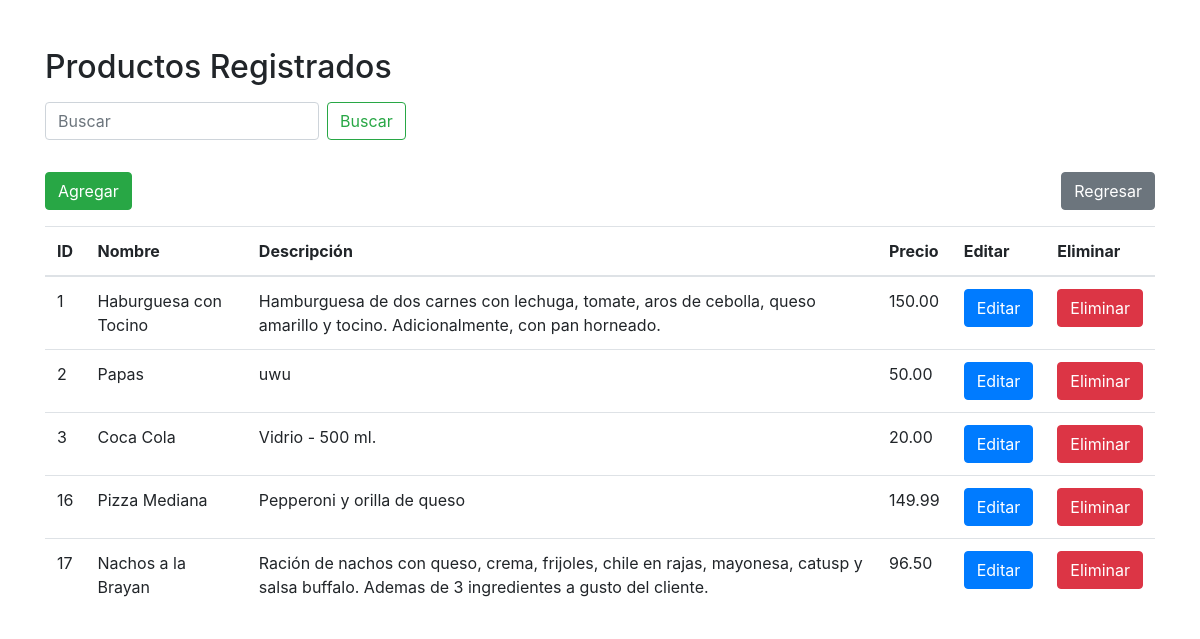
The app's page /visualizar_productos_admin.php with its own data.
### tables this page shows
CREATE TABLE `producto` (
  `IdProducto` int(11) NOT NULL,
  `NombreProducto` varchar(45) NOT NULL,
  `DescripcionProducto` varchar(200) NOT NULL,
  `PrecioProducto` decimal(10,2) NOT NULL
);

### app/conexion.inc.php (called while the page is built)
<?php
class conexion {
    private static $conexion;
    public static function abrir_conexion() {
        if (!isset(self::$conexion)) {
            try {
                include_once 'config.inc.php';
              self::$conexion = new PDO("mysql:host=$nombre_servidor; dbname=restaurante", $nombre_usuario, $password);
                self::$conexion ->setAttribute(PDO::ATTR_ERRMODE, PDO::ERRMODE_EXCEPTION);
                self::$conexion -> exec("SET CHARACTER SET utf8");
            } catch (PODExeption $ex){
                print "ERROR: " . $ex -> getMessage() . "<br>";
                die();
            }
        }
    }
    public static function cerrar_conexion(){
        if (isset(self::$conexion)){
            self::$conexion = null;
        }
    }
    public static function obtener_conexion() {
        return self::$conexion;
    }
}

### app/producto.inc.php (called while the page is built, shortened)
<?php
class Producto {
    private $IdProducto;
    private $NombreProducto;
    private $DescripcionProducto;
    private $PrecioProducto;
    public function __construct($IdProducto, $NombreProducto, $DescripcionProducto, $PrecioProducto) {
        $this->IdProducto = $IdProducto;
        $this->NombreProducto = $NombreProducto;
        $this->DescripcionProducto = $DescripcionProducto;
        $this->PrecioProducto = $PrecioProducto;
    }
    public function getIdProducto() {
        return $this->IdProducto;
    }
    public function getNombreProducto() {
        return $this->NombreProducto;
    }
    public function getDescripcionProducto() {
        return $this->DescripcionProducto;
    }
    public function getPrecioProducto() {
        return $this->PrecioProducto;
    }
}
?>

### visualizar_productos_admin.php (the view, shortened to what this page needs)
<!DOCTYPE html>
<html lang="es">
<head>
    <link rel="stylesheet" href="https://maxcdn.bootstrapcdn.com/bootstrap/4.5.2/css/bootstrap.min.css">
</head>
<body>
<div class="container mt-5">
    <h2>Productos Registrados</h2>
    <form class="form-inline mt-3 mb-3" method="get" action="">
        <input class="form-control mr-sm-2" type="search" name="search" placeholder="Buscar" aria-label="Buscar">
        <button class="btn btn-outline-success my-2 my-sm-0" type="submit">Buscar</button>
    </form>
    <div class="d-flex justify-content-between">
        <button type="button" class="btn btn-success mt-3" id="btnAgregarProducto" data-toggle="modal" data-target="#modalAgregarProducto">Agregar</button>
        <a href="inicio.php" class="btn btn-secondary mt-3">Regresar</a>
    </div>
    <table class="table mt-3">
        <thead>
            <tr>
                <th>ID</th>
                <th>Nombre</th>
                <th>Descripción</th>
                <th>Precio</th>
                <th>Editar</th>
                <th>Eliminar</th>
            </tr>
        </thead>
        <tbody id="tabla-productos">
            <?php
            include_once 'app/conexion.inc.php';
            include_once 'app/producto.inc.php';
            $search = isset($_GET['search']) ? $_GET['search'] : '';
            $query = "SELECT * FROM producto WHERE IdProducto LIKE :search OR NombreProducto LIKE :search";
            $stmt = conexion::obtener_conexion()->prepare($query);
            $likeSearch = "%" . $search . "%";
            $stmt->bindParam(':search', $likeSearch, PDO::PARAM_STR);
            $stmt->execute();
            while ($fila = $stmt->fetch(PDO::FETCH_ASSOC)) {
                $producto = new Producto($fila['IdProducto'], $fila['NombreProducto'], $fila['DescripcionProducto'], $fila['PrecioProducto']);
                echo '<tr>';
                echo '<td>' . $producto->getIdProducto() . '</td>';
                echo '<td>' . $producto->getNombreProducto() . '</td>';
                echo '<td>' . $producto->getDescripcionProducto() . '</td>';
                echo '<td>' . $producto->getPrecioProducto() . '</td>';
                echo '<td>';
                echo '<button type="button" class="btn btn-primary btn-editar" data-toggle="modal" data-target="#modalEditarProducto" data-id="' . $producto->getIdProducto() . '">Editar</button>';
                echo '</td>';
                echo '<td>';
                echo '<button type="button" class="btn btn-danger btn-eliminar" data-id="' . $producto->getIdProducto() . '">Eliminar</button>';
                echo '</td>';
                echo '</tr>';
            }
            ?>
        </tbody>
    </table>
</div>
</body>
</html>

### records on screen
producto: IdProducto "1", NombreProducto "Haburguesa con Tocino", DescripcionProducto "Hamburguesa de dos carnes con lechuga, tomate, aros de cebolla, queso amarillo y tocino. Adicionalmente, con pan horneado.", PrecioProducto "150.00"
producto: IdProducto "2", NombreProducto "Papas", DescripcionProducto "uwu", PrecioProducto "50.00"
producto: IdProducto "3", NombreProducto "Coca Cola", DescripcionProducto "Vidrio - 500 ml.", PrecioProducto "20.00"
producto: IdProducto "16", NombreProducto "Pizza Mediana", DescripcionProducto "Pepperoni y orilla de queso", PrecioProducto "149.99"
producto: IdProducto "17", NombreProducto "Nachos a la Brayan", DescripcionProducto "Ración de nachos con queso, crema, frijoles, chile en rajas, mayonesa, catusp y salsa buffalo. Ademas de 3 ingredientes a gusto del cliente.", PrecioProducto "96.50"
